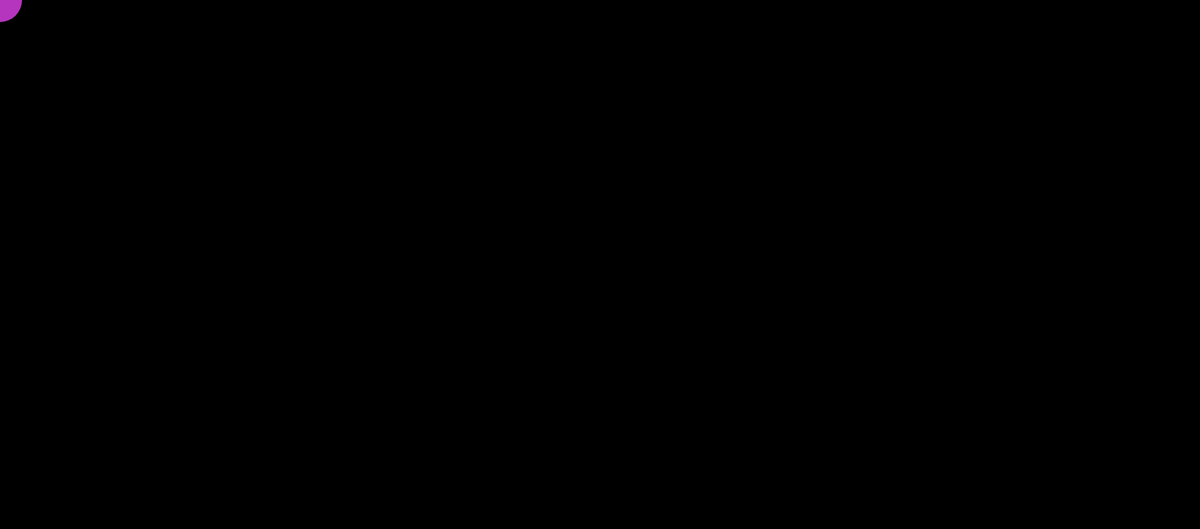
Frame 1 (no input)
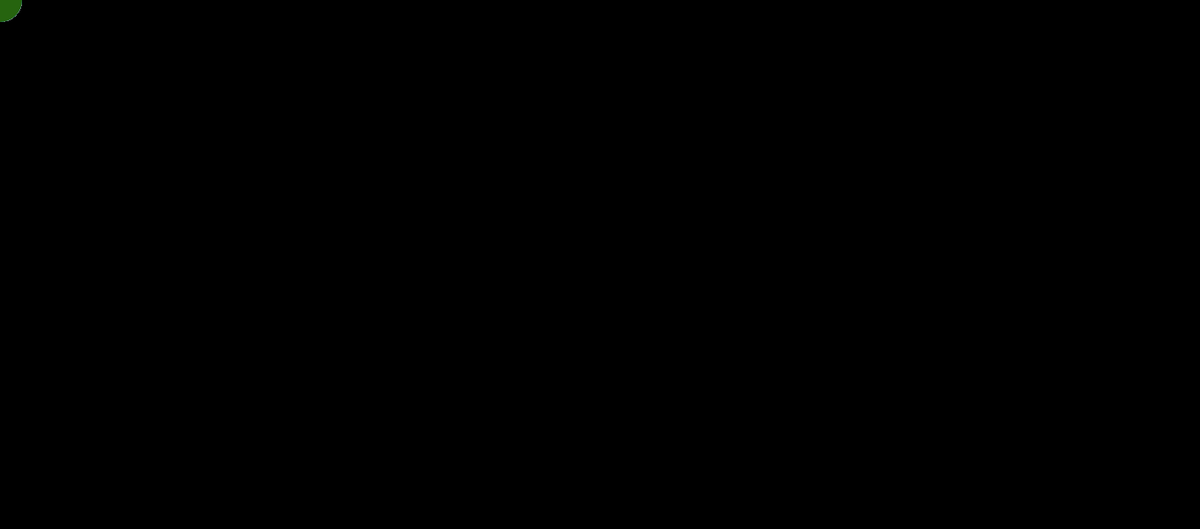
Frame 60 (no input)
Frame 120 (the mouse pressed at the canvas centre since frame 60): identical to frame 60, image omitted

The p5.js sketch that drew these frames (run headless with seeded random() and noise() and a simulated clock; from frame 60 on, the mouse is pressed at the canvas centre):

// p5.js sketch
// ── sketch.js
function setup() {
  createCanvas(1360, 600);
  background(0);
}

function draw() {
  let r = random(255);
  let g = random(255);
  let b = random(255);
  noStroke()
  if (mouseIsPressed) {
    fill(0);
  } else {
    fill(r,g,b);
  }
  ellipse(mouseX, mouseY, 50, 50);
}
